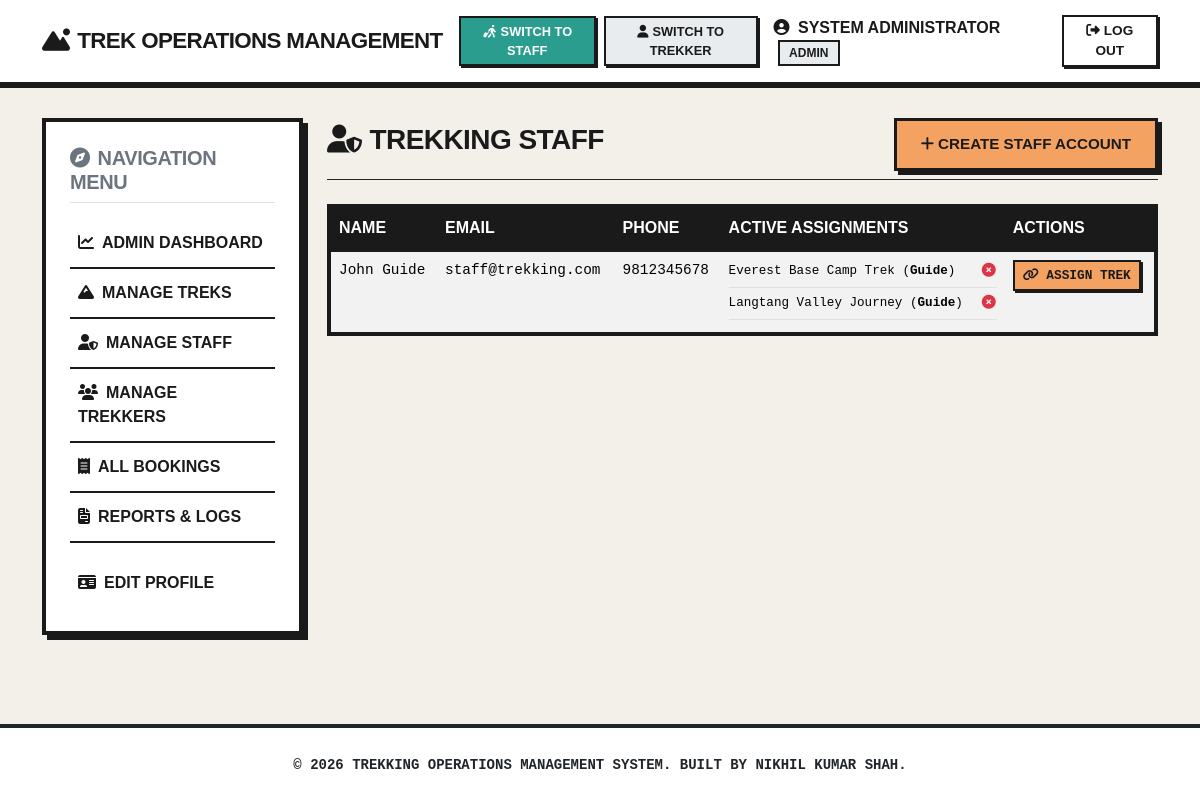
Screenshot of /admin/staff (signed in) with the database file from the repository.
### app/models/user.py (models this page shows, shortened)
class User(UserMixin, db.Model):
    __tablename__ = 'users'
    id = db.Column(db.Integer, primary_key=True)
    full_name = db.Column(db.String(100), nullable=False)
    email = db.Column(db.String(120), unique=True, nullable=False)
    phone = db.Column(db.String(20), nullable=False)
    password_hash = db.Column(db.String(256), nullable=False)
    role = db.Column(db.String(20), nullable=False, default='user')  # roles: admin, staff, user
    blood_group = db.Column(db.String(5), nullable=True)
    medical_conditions = db.Column(db.Text, nullable=True)
    emergency_contact_name = db.Column(db.String(100), nullable=True)
    emergency_contact_phone = db.Column(db.String(20), nullable=True)
    profile_image = db.Column(db.String(200), nullable=True)
    is_blacklisted = db.Column(db.Boolean, default=False, nullable=False)
    is_active = db.Column(db.Boolean, default=True, nullable=False)
    created_at = db.Column(db.DateTime, default=datetime.utcnow, nullable=False)
    bookings = db.relationship('Booking', backref='trekker', lazy=True, cascade='all, delete-orphan')
    staff_assignments = db.relationship('TrekStaffAssignment', backref='staff', lazy=True, cascade='all, delete-orphan')
    notifications = db.relationship('Notification', backref='user', lazy=True, cascade='all, delete-orphan')

### app/models/assignment.py (models this page shows)
class TrekStaffAssignment(db.Model):
    __tablename__ = 'trek_staff_assignments'
    id = db.Column(db.Integer, primary_key=True)
    trek_id = db.Column(db.Integer, db.ForeignKey('treks.id'), nullable=False)
    staff_id = db.Column(db.Integer, db.ForeignKey('users.id'), nullable=False)
    assigned_role = db.Column(db.String(30), nullable=False)  # Guide, Medic
    assignment_status = db.Column(db.String(20), default='Active', nullable=False)  # Active, Inactive

### app/models/trek.py (models this page shows, shortened)
class Trek(db.Model):
    __tablename__ = 'treks'
    id = db.Column(db.Integer, primary_key=True)
    title = db.Column(db.String(100), nullable=False)
    location = db.Column(db.String(100), nullable=False)
    altitude = db.Column(db.Integer, nullable=False)  # in meters
    difficulty_level = db.Column(db.String(20), nullable=False)  # Easy, Moderate, Hard
    duration_days = db.Column(db.Integer, nullable=False)
    description = db.Column(db.Text, nullable=False)
    max_slots = db.Column(db.Integer, nullable=False)
    available_slots = db.Column(db.Integer, nullable=False)
    start_date = db.Column(db.Date, nullable=False)
    end_date = db.Column(db.Date, nullable=False)
    meeting_point = db.Column(db.String(150), nullable=False)
    trek_status = db.Column(db.String(30), default='Open', nullable=False)
    created_by = db.Column(db.Integer, db.ForeignKey('users.id'), nullable=False)
    created_at = db.Column(db.DateTime, default=datetime.utcnow, nullable=False)
    bookings = db.relationship('Booking', backref='trek', lazy=True, cascade='all, delete-orphan')
    staff_assignments = db.relationship('TrekStaffAssignment', backref='trek', lazy=True, cascade='all, delete-orphan')
    status_logs = db.relationship('TrekStatusLog', backref='trek', lazy=True, cascade='all, delete-orphan')

### app/routes/admin_routes.py (the view)
@admin_bp.route('/staff')
@login_required
@role_required('admin')
def list_staff():
    staff_members = User.query.filter_by(role='staff').all()
    assignments = {}
    for staff in staff_members:
        assignments[staff.id] = TrekStaffAssignment.query.filter_by(staff_id=staff.id, assignment_status='Active').all()
    return render_template('admin/staff.html', staff_members=staff_members, assignments=assignments)

### app/templates/admin/staff.html (shortened to what this page needs)
{% extends "base.html" %}
{% block content %}
<div class="mb-4 pb-2 border-bottom border-dark d-flex justify-content-between align-items-center">
    <h3><i class="fa-solid fa-user-shield me-2"></i>Trekking Staff</h3>
    <a href="{{ url_for('admin.create_staff') }}" class="brutalist-btn brutalist-btn-primary">
        <i class="fa-solid fa-plus me-1"></i>Create Staff Account
    </a>
</div>
{% if staff_members %}
    <div class="table-responsive">
        <table class="table table-hover table-striped">
            <thead class="table-dark">
                <tr>
                    <th>Name</th>
                    <th>Email</th>
                    <th>Phone</th>
                    <th>Active Assignments</th>
                    <th>Actions</th>
                </tr>
            </thead>
            <tbody>
                {% for staff in staff_members %}
                    <tr>
                        <td class="font-weight-bold">{{ staff.full_name }}</td>
                        <td>{{ staff.email }}</td>
                        <td>{{ staff.phone }}</td>
                        <td>
                            {% set staff_assigns = assignments[staff.id] %}
                            {% if staff_assigns %}
                                {% for assign in staff_assigns %}
                                    <div class="mb-1 d-flex align-items-center justify-content-between border-bottom pb-1">
                                        <small>{{ assign.trek.title }} (<strong>{{ assign.assigned_role }}</strong>)</small>
                                        <form action="{{ url_for('admin.remove_assignment', assignment_id=assign.id) }}" method="POST">
                                            <button type="submit" class="btn btn-sm btn-link text-danger p-0 ms-2 text-decoration-none">
                                                <i class="fa-solid fa-times-circle"></i>
                                            </button>
                                        </form>
                                    </div>
                                {% endfor %}
                            {% else %}
                                <span class="text-muted small">No active assignments</span>
                            {% endif %}
                        </td>
                        <td>
                            <a href="{{ url_for('admin.assign_staff', staff_id=staff.id) }}" class="brutalist-btn brutalist-btn-primary" style="padding: 0.25rem 0.5rem; font-size: 0.8rem; margin: 0; box-shadow: 2px 2px 0 var(--ui-border); border-width: 2px;">
                                <i class="fa-solid fa-link"></i> Assign Trek
                            </a>
                        </td>
                    </tr>
                {% endfor %}
            </tbody>
        </table>
    </div>
{% else %}
    <div class="p-5 text-center text-muted border rounded bg-light">
        <i class="fa-solid fa-users-gear fa-3x mb-3 text-secondary"></i>
        <h5>No Staff Accounts</h5>
        <p>Create staff credentials to assign them to coordinate upcoming treks.</p>
    </div>
{% endif %}
{% endblock %}

### app/templates/partials/navbar.html (shortened to what this page needs)
<nav class="navbar navbar-expand-lg navbar-light bg-white">
    <div class="container">
        <a class="navbar-brand" href="/">
            <i class="fa-solid fa-mountain-sun me-2"></i>Trek Operations Management
        </a>
        <div class="collapse navbar-collapse" id="navbarNav">
            <ul class="navbar-nav ms-auto align-items-center">
                {% if current_user.is_authenticated %}
                    {% if current_user.role != 'staff' %}
                        <li class="nav-item">
                            <a class="brutalist-btn brutalist-btn-success me-2" style="padding: 0.25rem 0.5rem; font-size: 0.8rem; margin: 0; box-shadow: 2px 2px 0 var(--ui-border); border-width: 2px;" href="{{ url_for('auth.switch_role', role='staff') }}">
                                <i class="fa-solid fa-person-walking-luggage me-1"></i>Switch to Staff
                            </a>
                        </li>
                    {% endif %}
                    {% if current_user.role != 'user' %}
                        <li class="nav-item">
                            <a class="brutalist-btn brutalist-btn-secondary me-2" style="padding: 0.25rem 0.5rem; font-size: 0.8rem; margin: 0; box-shadow: 2px 2px 0 var(--ui-border); border-width: 2px;" href="{{ url_for('auth.switch_role', role='user') }}">
                                <i class="fa-solid fa-user me-1"></i>Switch to Trekker
                            </a>
                        </li>
                    {% endif %}
                    <li class="nav-item">
                        <span class="nav-link text-dark me-3">
                            <i class="fa-solid fa-user-circle me-1"></i>
                            {{ current_user.full_name }}
                            <span class="badge bg-secondary ms-1 text-uppercase" style="font-size: 0.75rem;">
                                {{ current_user.role }}
                            </span>
                        </span>
                    </li>
                    <li class="nav-item">
                        <a class="brutalist-btn" style="padding: 0.25rem 0.75rem; font-size: 0.85rem; margin: 0; box-shadow: 2px 2px 0 var(--ui-border); border-width: 2px;" href="{{ url_for('auth.logout') }}">
                            <i class="fa-solid fa-right-from-bracket me-1"></i>Log Out
                        </a>
                    </li>
                {% endif %}
            </ul>
        </div>
    </div>
</nav>

### app/static/css/base.css (style rules this page uses)
:root { --ui-bg: #f2f0e9; --ui-card-bg: #ffffff; --ui-text: #1a1a1a; --ui-accent: #e63946; --ui-border: #1a1a1a; --bauhaus-yellow: #f4a261; --bauhaus-blue: #2a9d8f; --bauhaus-coral: #e76f51; --brutalist-shadow-offset: 8px; --brutalist-border-width: 4px; }
body { background-color: var(--ui-bg); color: var(--ui-text); font-family: 'Space Grotesk', sans-serif; min-height: 100vh; display: flex; flex-direction: column; }
h1, h2, h3, h4, h5, h6 { font-family: 'Space Grotesk', sans-serif; font-weight: 700; text-transform: uppercase; letter-spacing: -0.02em; color: var(--ui-text); }

### app/static/css/components.css (style rules this page uses)
.brutalist-btn { display: inline-block; padding: 0.75rem 1.5rem; text-align: center; font-size: 0.95rem; font-weight: 700; text-transform: uppercase; border: 3px solid var(--ui-border); background-color: var(--ui-card-bg); color: var(--ui-text); position: relative; transition: all 0.15s ease; box-shadow: 4px 4px 0 var(--ui-border); text-decoration: none; cursor: pointer; }
.brutalist-btn-primary { background-color: var(--bauhaus-yellow); }
.brutalist-btn-success { background-color: var(--bauhaus-blue); color: #ffffff; }
.brutalist-btn-secondary { background-color: #e9ecef; }
.navbar { border-bottom: 6px solid var(--ui-border) !important; background-color: #ffffff !important; }
.navbar-brand { font-weight: 900 !important; text-transform: uppercase; color: var(--ui-text) !important; letter-spacing: -0.03em; font-size: 1.4rem; }
.nav-link { color: var(--ui-text) !important; font-weight: 700; text-transform: uppercase; }
.table { border: var(--brutalist-border-width) solid var(--ui-border) !important; background-color: #ffffff !important; }
.table th { background-color: var(--ui-border) !important; color: #ffffff !important; text-transform: uppercase; font-weight: 700; border-bottom: var(--brutalist-border-width) solid var(--ui-border) !important; }
.table td { border-bottom: 2px solid var(--ui-border) !important; font-family: 'Space Mono', monospace; font-size: 0.9rem; }
.badge { border-radius: 0 !important; border: 2px solid var(--ui-border); font-weight: 700; text-transform: uppercase; padding: 0.4em 0.8em !important; }
.bg-secondary { background-color: #e9ecef !important; color: var(--ui-text) !important; }

### rows the page displays
User: full_name "SYSTEM ADMINISTRATOR", role "ADMIN"
User: full_name "John Guide", email "staff@trekking.com", phone "9812345678"
TrekStaffAssignment: trek "Everest Base Camp Trek", assigned_role "Guide"
TrekStaffAssignment: trek "Langtang Valley Journey", assigned_role "Guide"
